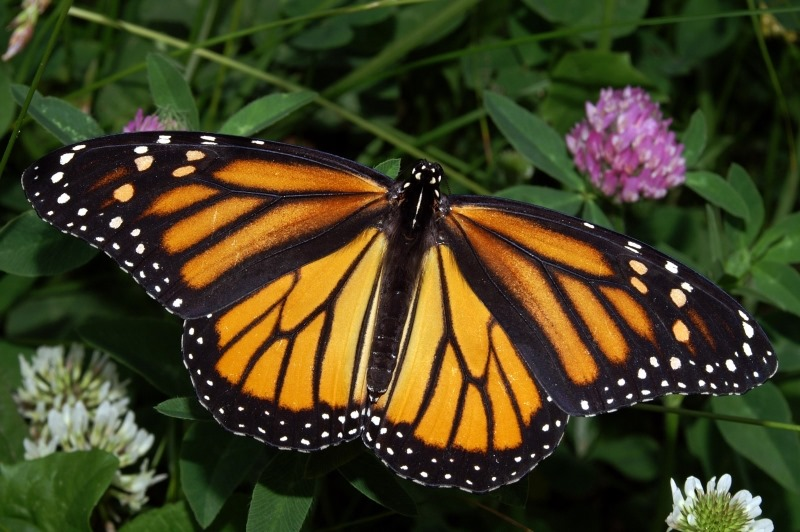
%> input picture Image Processing/Images/Butterfly.jpg, 800 x 532 px, given in place of Pizza.jpg, which was not available
$ octave DenoiseImage.m   (GNU Octave 9; MATLAB toolbox functions it lacks are replaced by stand-ins)
%> lines starting %> are read from the running program, lines starting %| are printed output that depends on the picture; pictures that were not available may be replaced by others from this repository, and a replacement may not be noted
% initialization
File1 = "Images/Pizza.jpg";
Image1 = imread(File1);
%> Image1 is the input picture: size 532x800x3 uint8; mean R, G, B 66.8, 63.4, 33
ImageGrayScale1 = rgb2gray(Image1);
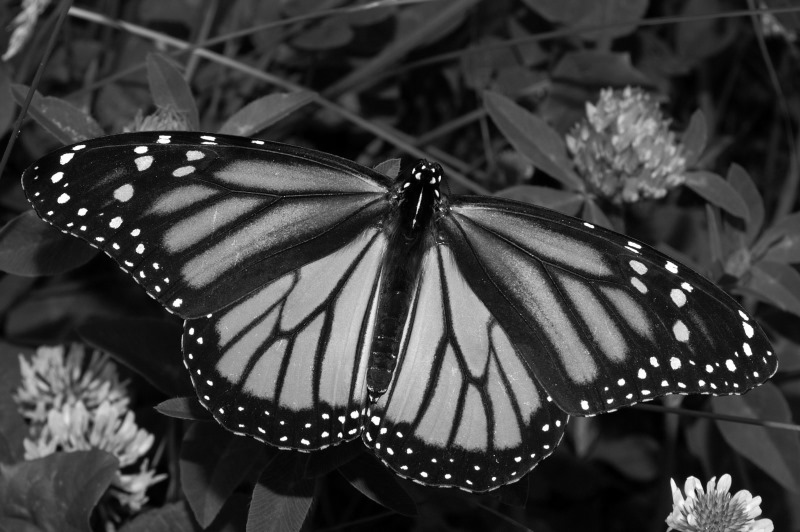
%> ImageGrayScale1: size 532x800 uint8; min 0, max 255, mean 60.9
NoisyImage1 = imnoise(ImageGrayScale1, 'salt & pepper', 0.1);
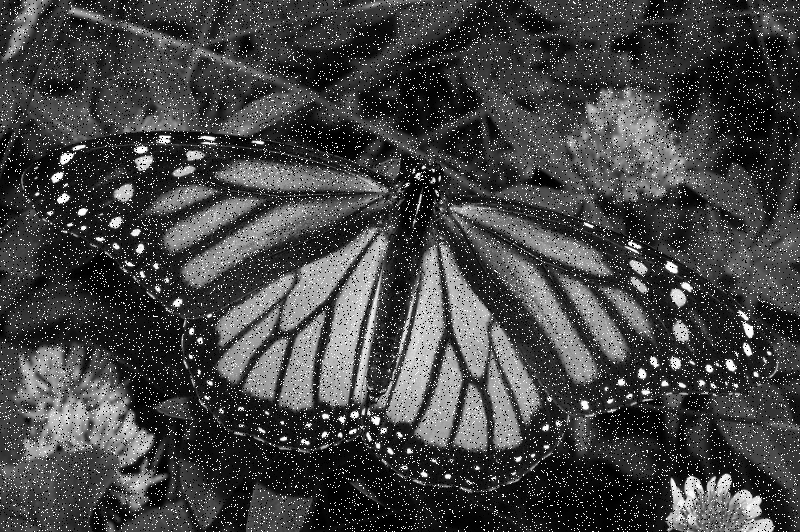
%> NoisyImage1: size 532x800 uint8; min 0, max 255, mean 67.6

File2 = "Images/SohrabNamazi.jpg";
Image2 = imread(File2);
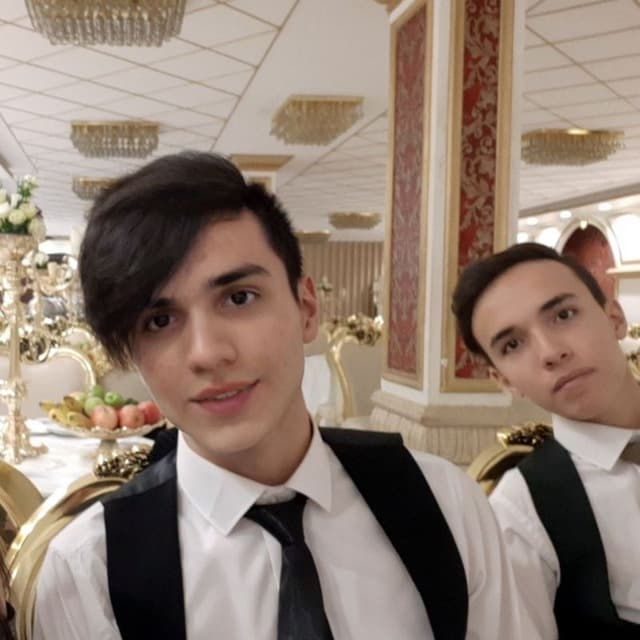
%> input picture Image Processing/Images/SohrabNamazi.jpg, 640 x 640 px
%> Image2 is the input picture: size 640x640x3 uint8; mean R, G, B 145.4, 127.3, 114.8
ImageGrayScale2 = rgb2gray(Image2);
NoisyImage2 = imnoise(ImageGrayScale2, 'gaussian');
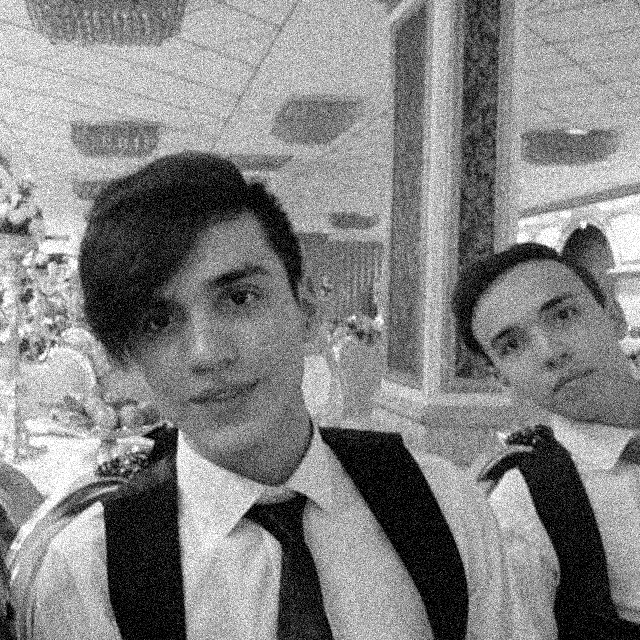
%> NoisyImage2: size 640x640 uint8; min 0, max 255, mean 131.8

% denoise
AveragedFilteringDenoisedImage1 = filter2(fspecial('average',2),NoisyImage1)/255;
MedianFilteringDenoisedImage1 = medfilt2(AveragedFilteringDenoisedImage1);
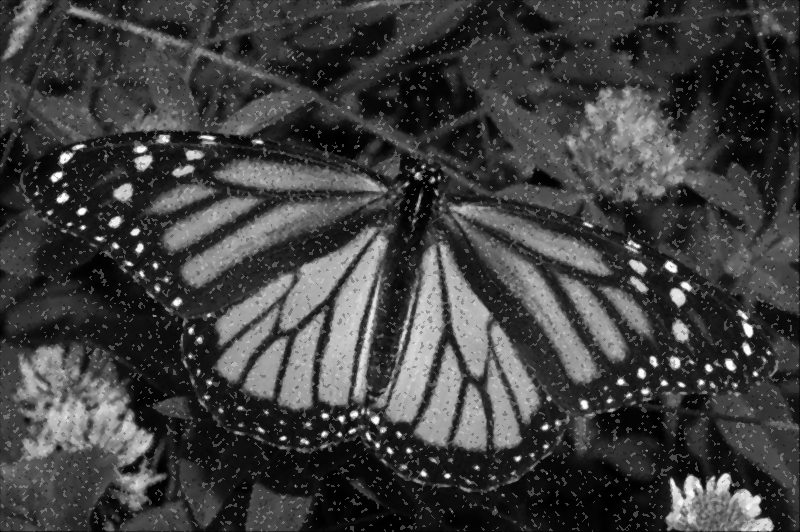
%> MedianFilteringDenoisedImage1: size 532x800 double; min 0, max 0.996, mean 0.25
AdaptiveFilteringDenoisedImage2 = wiener2(NoisyImage2,[3 3]);

% noisy original image VS denoised image
figure
imshowpair(NoisyImage1, MedianFilteringDenoisedImage1, 'montage');
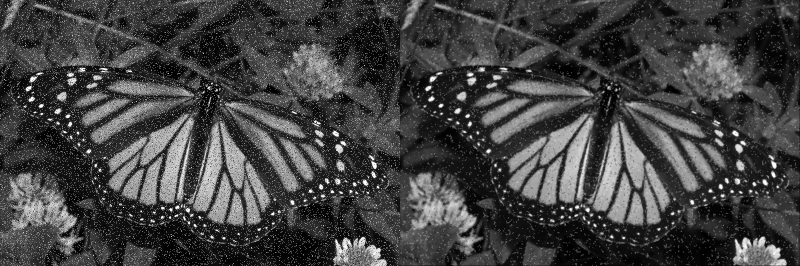
%> displayed picture: size 532x1600, on the screen's scale of 0 to 255 (shown at 1/2 size); min 0, max 255, mean 65.9
title("Mixture of Average Filtering and Median Filtering");

figure
imshowpair(NoisyImage2, AdaptiveFilteringDenoisedImage2, 'montage');
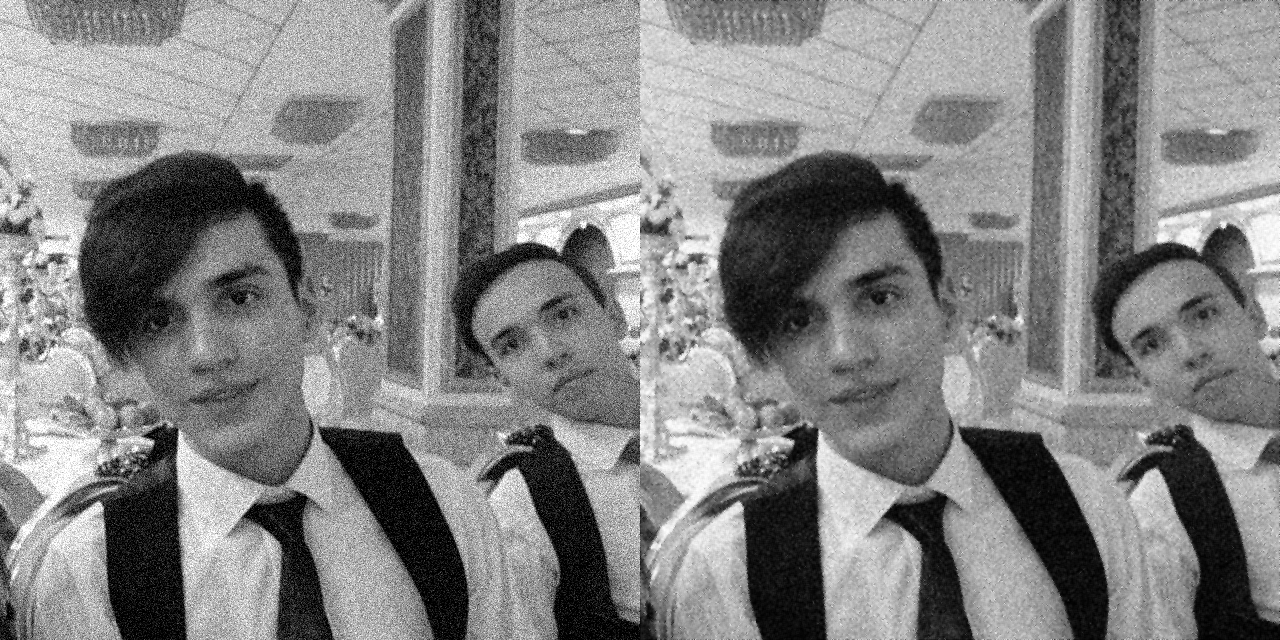
%> displayed picture: size 640x1280, on the screen's scale of 0 to 255; min 0, max 255, mean 131.8
title("Adaptive Filtering");
